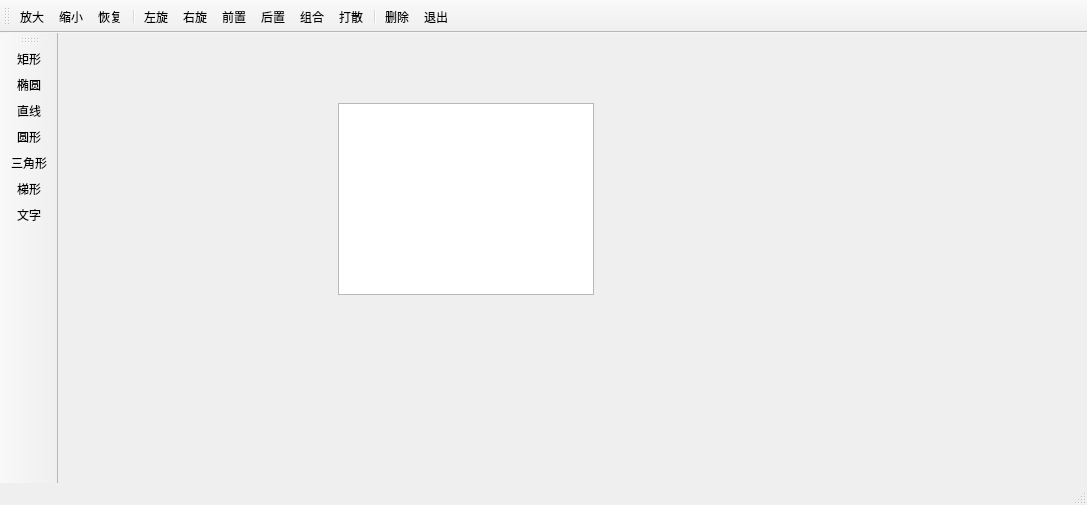
<?xml version="1.0" encoding="UTF-8"?>
<ui version="4.0">
 <class>paint_app_window</class>
 <widget class="QMainWindow" name="paint_app_window">
  <property name="geometry">
   <rect>
    <x>0</x>
    <y>0</y>
    <width>1087</width>
    <height>505</height>
   </rect>
  </property>
  <property name="windowTitle">
   <string>paint_app_window</string>
  </property>
  <widget class="QWidget" name="centralwidget">
   <widget class="paint_graphic_view_impl" name="graphicsView">
    <property name="geometry">
     <rect>
      <x>280</x>
      <y>70</y>
      <width>256</width>
      <height>192</height>
     </rect>
    </property>
   </widget>
  </widget>
  <widget class="QStatusBar" name="statusbar"/>
  <widget class="QToolBar" name="toolBar">
   <property name="windowTitle">
    <string>toolBar</string>
   </property>
   <property name="toolButtonStyle">
    <enum>Qt::ToolButtonTextUnderIcon</enum>
   </property>
   <attribute name="toolBarArea">
    <enum>TopToolBarArea</enum>
   </attribute>
   <attribute name="toolBarBreak">
    <bool>false</bool>
   </attribute>
   <addaction name="actionZoomIn"/>
   <addaction name="actionZoomOut"/>
   <addaction name="actionRestore"/>
   <addaction name="separator"/>
   <addaction name="actionRotateLeft"/>
   <addaction name="actionRotateRight"/>
   <addaction name="actionEditFront"/>
   <addaction name="actionEditBack"/>
   <addaction name="actionGroup"/>
   <addaction name="actionGroupBreak"/>
   <addaction name="separator"/>
   <addaction name="actionEditDel"/>
   <addaction name="actionExit"/>
  </widget>
  <widget class="QToolBar" name="toolBarDraw">
   <property name="windowTitle">
    <string>toolBar_2</string>
   </property>
   <property name="toolButtonStyle">
    <enum>Qt::ToolButtonTextUnderIcon</enum>
   </property>
   <attribute name="toolBarArea">
    <enum>LeftToolBarArea</enum>
   </attribute>
   <attribute name="toolBarBreak">
    <bool>false</bool>
   </attribute>
   <addaction name="actionItemRect"/>
   <addaction name="actionItemEllipse"/>
   <addaction name="actionItemLine"/>
   <addaction name="actionItemCircle"/>
   <addaction name="actionItemTriangle"/>
   <addaction name="actionItemPolygon"/>
   <addaction name="actionItemText"/>
  </widget>
  <action name="actionItemRect">
   <property name="icon">
    <iconset resource="paint_app.qrc">
     <normaloff>:/images/paint_app/RECTANGL.BMP</normaloff>:/images/paint_app/RECTANGL.BMP</iconset>
   </property>
   <property name="text">
    <string>矩形</string>
   </property>
  </action>
  <action name="actionItemEllipse">
   <property name="icon">
    <iconset resource="paint_app.qrc">
     <normaloff>:/images/paint_app/ELLIPSE.BMP</normaloff>:/images/paint_app/ELLIPSE.BMP</iconset>
   </property>
   <property name="text">
    <string>椭圆</string>
   </property>
  </action>
  <action name="actionItemLine">
   <property name="icon">
    <iconset resource="paint_app.qrc">
     <normaloff>:/images/paint_app/LINE.BMP</normaloff>:/images/paint_app/LINE.BMP</iconset>
   </property>
   <property name="text">
    <string>直线</string>
   </property>
  </action>
  <action name="actionItemCircle">
   <property name="icon">
    <iconset resource="paint_app.qrc">
     <normaloff>:/images/paint_app/ARC.BMP</normaloff>:/images/paint_app/ARC.BMP</iconset>
   </property>
   <property name="text">
    <string>圆形</string>
   </property>
  </action>
  <action name="actionItemTriangle">
   <property name="icon">
    <iconset resource="paint_app.qrc">
     <normaloff>:/images/paint_app/Icon1242.ico</normaloff>:/images/paint_app/Icon1242.ico</iconset>
   </property>
   <property name="text">
    <string>三角形</string>
   </property>
  </action>
  <action name="actionItemPolygon">
   <property name="icon">
    <iconset resource="paint_app.qrc">
     <normaloff>:/images/paint_app/FREEFORM.BMP</normaloff>:/images/paint_app/FREEFORM.BMP</iconset>
   </property>
   <property name="text">
    <string>梯形</string>
   </property>
  </action>
  <action name="actionItemText">
   <property name="icon">
    <iconset resource="paint_app.qrc">
     <normaloff>:/images/paint_app/800.bmp</normaloff>:/images/paint_app/800.bmp</iconset>
   </property>
   <property name="text">
    <string>文字</string>
   </property>
  </action>
  <action name="actionZoomIn">
   <property name="icon">
    <iconset resource="paint_app.qrc">
     <normaloff>:/images/paint_app/zoomin.png</normaloff>:/images/paint_app/zoomin.png</iconset>
   </property>
   <property name="text">
    <string>放大</string>
   </property>
  </action>
  <action name="actionZoomOut">
   <property name="icon">
    <iconset resource="paint_app.qrc">
     <normaloff>:/images/paint_app/zoomout.png</normaloff>:/images/paint_app/zoomout.png</iconset>
   </property>
   <property name="text">
    <string>缩小</string>
   </property>
  </action>
  <action name="actionRestore">
   <property name="icon">
    <iconset resource="paint_app.qrc">
     <normaloff>:/images/paint_app/420.bmp</normaloff>:/images/paint_app/420.bmp</iconset>
   </property>
   <property name="text">
    <string>恢复</string>
   </property>
  </action>
  <action name="actionRotateLeft">
   <property name="icon">
    <iconset resource="paint_app.qrc">
     <normaloff>:/images/paint_app/rotateleft.png</normaloff>:/images/paint_app/rotateleft.png</iconset>
   </property>
   <property name="text">
    <string>左旋</string>
   </property>
  </action>
  <action name="actionRotateRight">
   <property name="icon">
    <iconset resource="paint_app.qrc">
     <normaloff>:/images/paint_app/rotateright.png</normaloff>:/images/paint_app/rotateright.png</iconset>
   </property>
   <property name="text">
    <string>右旋</string>
   </property>
  </action>
  <action name="actionEditFront">
   <property name="icon">
    <iconset resource="paint_app.qrc">
     <normaloff>:/images/paint_app/528.bmp</normaloff>:/images/paint_app/528.bmp</iconset>
   </property>
   <property name="text">
    <string>前置</string>
   </property>
  </action>
  <action name="actionEditBack">
   <property name="icon">
    <iconset resource="paint_app.qrc">
     <normaloff>:/images/paint_app/526.bmp</normaloff>:/images/paint_app/526.bmp</iconset>
   </property>
   <property name="text">
    <string>后置</string>
   </property>
  </action>
  <action name="actionGroup">
   <property name="icon">
    <iconset resource="paint_app.qrc">
     <normaloff>:/images/paint_app/UNGROUP.BMP</normaloff>:/images/paint_app/UNGROUP.BMP</iconset>
   </property>
   <property name="text">
    <string>组合</string>
   </property>
  </action>
  <action name="actionGroupBreak">
   <property name="icon">
    <iconset resource="paint_app.qrc">
     <normaloff>:/images/paint_app/128.bmp</normaloff>:/images/paint_app/128.bmp</iconset>
   </property>
   <property name="text">
    <string>打散</string>
   </property>
  </action>
  <action name="actionEditDel">
   <property name="icon">
    <iconset resource="paint_app.qrc">
     <normaloff>:/images/paint_app/108.bmp</normaloff>:/images/paint_app/108.bmp</iconset>
   </property>
   <property name="text">
    <string>删除</string>
   </property>
  </action>
  <action name="actionExit">
   <property name="icon">
    <iconset resource="paint_app.qrc">
     <normaloff>:/images/paint_app/132.bmp</normaloff>:/images/paint_app/132.bmp</iconset>
   </property>
   <property name="text">
    <string>退出</string>
   </property>
  </action>
 </widget>
 <customwidgets>
  <customwidget>
   <class>paint_graphic_view_impl</class>
   <extends>QGraphicsView</extends>
   <header location="global">paint_graphic_view_impl.h</header>
  </customwidget>
 </customwidgets>
 <resources>
  <include location="paint_app.qrc"/>
 </resources>
 <connections>
  <connection>
   <sender>actionExit</sender>
   <signal>triggered()</signal>
   <receiver>paint_app_window</receiver>
   <slot>close()</slot>
   <hints>
    <hint type="sourcelabel">
     <x>-1</x>
     <y>-1</y>
    </hint>
    <hint type="destinationlabel">
     <x>543</x>
     <y>252</y>
    </hint>
   </hints>
  </connection>
 </connections>
</ui>
